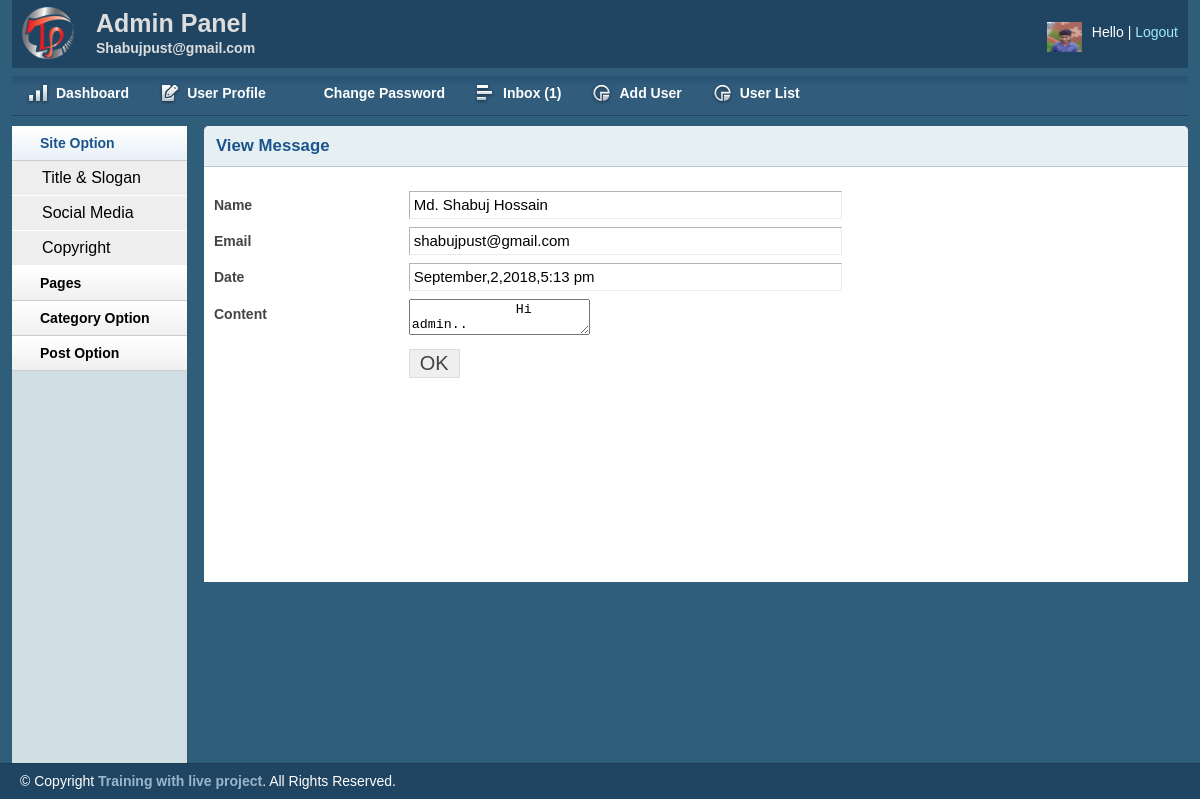
The page /admin/view.php?id=6 on the database its author committed.
### tables this page shows
CREATE TABLE `tbl_contact` (
  `id` int(11) NOT NULL,
  `firstname` varchar(55) NOT NULL,
  `lastname` varchar(55) NOT NULL,
  `email` varchar(55) NOT NULL,
  `body` text NOT NULL,
  `stutus` int(11) NOT NULL DEFAULT '0',
  `date` timestamp NOT NULL DEFAULT CURRENT_TIMESTAMP
);

### lib/Database.php (called while the page is built, shortened)
<?php
Class Database{
	public $host   = DB_HOST;
	public $user   = DB_USER;
	public $pass   = DB_PASS;
	public $dbname = DB_NAME;
	public $link;
	private function connectDB(){
	$this->link = new mysqli($this->host, $this->user, $this->pass, $this->dbname);
 }
	public function select($query){
		$result = $this->link->query($query) or die($this->link->error.__LINE__);
		if($result->num_rows > 0){
			return $result;
		} else {
			return false;
		}
	}
}

### helpers/Format.php (called while the page is built, shortened)
<?php
class Format
{
	public function formatDate($date)
	{
		 return date('F,j,Y,g:i a',strtotime($date) );
	}
}
?>

### admin/view.php (the view, shortened to what this page needs)
<?php include"inc/header.php"; ?>
<?php include"inc/sidebar.php"; ?>
<?php
if(!isset($_GET['id']) || $_GET['id'] == NULL)
{
   echo "Message is empty";
}
else
{
  $id=$_GET['id'];
}
?>
  <div class="grid_10">
  <div class="box round first grid">
  <h2>View Message</h2>
  <div class="block">
  <?php
   $query = "SELECT * FROM tbl_contact where id='$id'";
        $sql   = $db->select($query);
        if($sql){
        while($result = $sql->fetch_assoc())
        {
    ?>
  <form action="" method="post">
<table class="form">
    <tr>
        <td>
            <label>Name </label>
        </td>
        <td>
            <input type="text" name="title" readonly value="<?php echo $result['firstname']." ".$result['lastname']; ?>" class="medium" />
        </td>
    </tr>
        <tr>
        <td>
            <label>Email </label>
        </td>
        <td>
            <input type="text" name="email" readonly value="<?php echo $result['email']; ?>" class="medium" />
        </td>
    </tr>
 <tr>
        <td>
            <label>Date </label>
        </td>
        <td>
            <input type="text" name="date" readonly value="<?php echo  $fm->formatDate($result['date']); ?>" class="medium" />
        </td>
    </tr>
    <tr>
        <td style="vertical-align: top; padding-top: 9px;">
            <label>Content</label>
        </td>
        <td>
            <textarea  name="body" >
             <?php echo $result['body']; ?>
            </textarea>
        </td>
    </tr>
    <tr>
        <td></td>
        <td>
            <input type="submit" name="submit" Value="OK" />
        </td>
    </tr>
                    </table>
                    </form>
                    <?php } } ?>
                </div>
            </div>
        </div>
     <?php include"inc/footer.php"; ?>

### admin/css/text.css (style rules this page uses)
body { font: 13px/1.5 Tahoma, Helvetica, Arial, 'Liberation Sans', FreeSans, sans-serif; }
h2 { font-size: 23px; }
p, dl, hr, h1, h2, h3, h4, h5, h6, ol, ul, pre, table, address, fieldset { margin-bottom: 20px; }

### admin/css/grid.css (style rules this page uses)
.grid_1, .grid_2, .grid_3, .grid_4, .grid_5, .grid_6, .grid_7, .grid_8, .grid_9, .grid_10, .grid_11, .grid_12, .grid_13, .grid_14, .grid_15, .grid_16 { display: inline; float: left; margin-left: 1%; margin-right: 1%; }
.container_12 .grid_10 { width: 81.333%; }

### admin/css/layout.css (style rules this page uses)
body { background: #fff none repeat scroll 0 0; color: #444; font-size: 14px; padding: 0; }
h1, h2, h3, h4, h5, h6 { line-height:1.2em; margin-bottom:.3em; }
h2 { margin-top:1em; }
.box { background:#fff; margin-bottom:20px; padding:10px 10px 10px 10px; margin-left:-8px; }
.box.grid { padding-bottom:40px; }
.box.round { -moz-border-radius: 5px 5px 0px 0px; -webkit-border-radius: 5px 5px 0px 0px; border-radius: 5px 5px 0px 0px; }
.box h2 { font-size:1.2em; font-weight:bold; color:#1B548D; background:#E6F0F3; margin:-10px -10px 0 -10px; padding:10px 12px; border-bottom:1px solid #B3CBD6; -moz-border-radius: 5px 5px 0px 0px; -webkit-border-radius: 5px 5px 0px 0px; border-radius: 5px 5px 0px 0px; }
.box.first { min-height: 406px; }
.block { padding-top:20px; }
table.form { width:100%; }
table.form td { padding:4px 0px; }
table.form label { font-weight:bold; }
table.form input, table.form select { font-size: 15px; padding: 4px 4px 5px 4px; border-top: 1px solid #b3b3b3; border-left: 1px solid #b3b3b3; border-right: 1px solid #eaeaea; border-bottom: 1px solid #eaeaea; }
table.form input[type="submit"] { border: 1px solid #ddd; color: #444; cursor: pointer; font-size: 20px; padding: 2px 10px; }
input.medium { width: 55%; }
.block { padding-bottom:1px; }

### rows shown on the page
tbl_contact: title "Md. Shabuj Hossain", email "shabujpust@gmail.com", date "September,2,2018,5:13 pm", body "Hi admin.."

### other values the page prints
$count "1"
